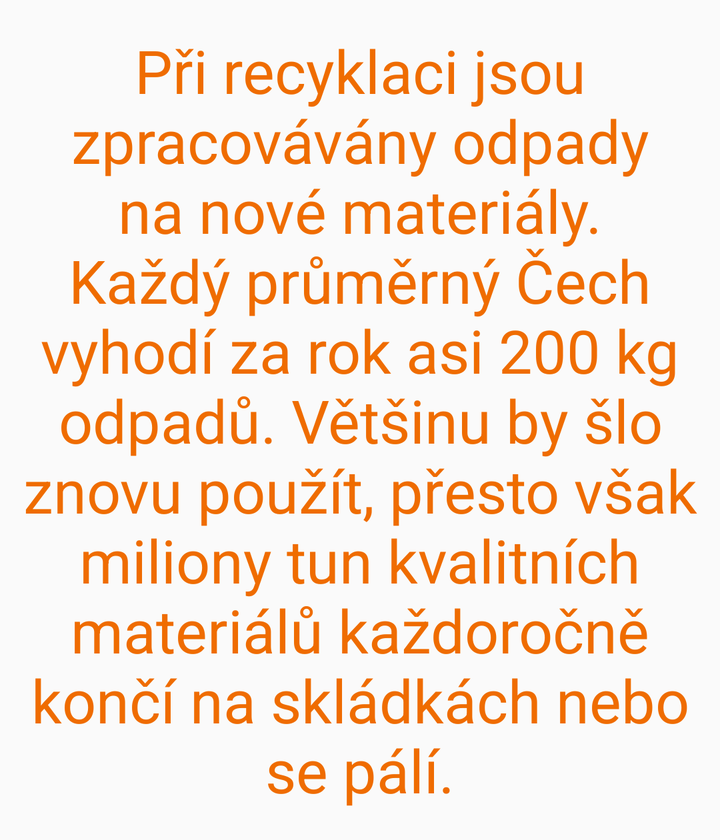
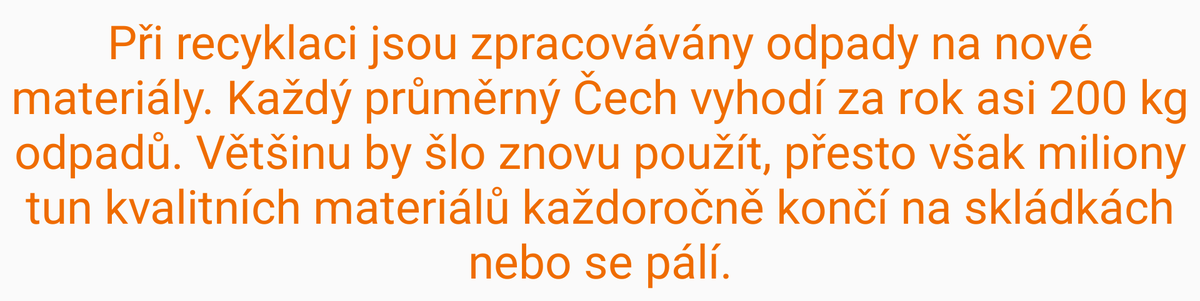

An Android layout and its configuration variant, each rendered on a device that would load it. The default file and the variant file are quoted in full after the pictures.
<!-- AndroidManifest.xml: application theme AppTheme -->
<!-- res/layout/podminka.xml -->
<LinearLayout xmlns:android="http://schemas.android.com/apk/res/android"
    android:layout_width="wrap_content"
    android:layout_height="wrap_content"
    android:layout_gravity="top"
    android:gravity="top|center"
    android:orientation="vertical" >

    <ScrollView
        android:layout_width="match_parent"
        android:layout_height="fill_parent"
        android:layout_alignParentBottom="true"
        android:layout_alignParentLeft="true"
        android:layout_alignParentRight="true"
        android:layout_alignParentTop="true"
        android:layout_alignWithParentIfMissing="true"
        android:layout_centerHorizontal="true"
        android:layout_marginBottom="5dp"
        android:layout_marginLeft="5dp"
        android:layout_marginRight="5dp"
        android:layout_marginTop="5dp"
        android:gravity="center"
        android:scaleType="fitCenter" >

        <LinearLayout
            android:layout_width="fill_parent"
            android:layout_height="match_parent"
            android:gravity="center"
            android:orientation="vertical"
            android:scaleType="fitCenter" >

    <TextView
        android:id="@+id/texttxt"
        android:layout_width="match_parent"
        android:layout_height="wrap_content"
        android:layout_gravity="center"
        android:layout_marginBottom="10dp"
        android:layout_marginLeft="5dp"
        android:layout_marginRight="5dp"
        android:layout_marginTop="10dp"
        android:gravity="center"
        android:text="Při recyklaci jsou zpracovávány odpady na nové materiály. Každý průměrný Čech vyhodí za rok asi 200 kg odpadů. Většinu by šlo znovu použít, přesto však miliony tun kvalitních materiálů každoročně končí na skládkách nebo se pálí."
        android:textAppearance="?android:attr/textAppearanceMedium"
        android:textColor="#EF6C00"
        android:textSize="30dp" />
</LinearLayout>
    </ScrollView>



</LinearLayout>
<!-- resources referenced by this layout -->
<resources>
  <!-- from res/values-v21/ -->
  <style name="AppTheme" parent="AppTheme.Base">
  <item name="android:colorPrimary">@color/primaryColor</item>
  
    </style>
  <style name="AppTheme.Base" parent="Theme.AppCompat.Light.DarkActionBar">
          <item name="colorPrimary">@color/primaryColor</item>
      </style>
  <color name="primaryColor">#1E88E5</color>
</resources>
<!-- res/layout-sw720dp-land/podminka.xml (the repository's variant of the layout above) -->
<!-- drawn on a large tablet held sideways -->
<LinearLayout xmlns:android="http://schemas.android.com/apk/res/android"
    android:layout_width="wrap_content"
    android:layout_height="wrap_content"
    android:layout_gravity="top"
    android:gravity="top|center"
    android:orientation="vertical" >



    <TextView
        android:id="@+id/texttxt"
        android:layout_width="match_parent"
        android:layout_height="wrap_content"
        android:layout_gravity="center"
        android:layout_marginBottom="10dp"
        android:layout_marginLeft="5dp"
        android:layout_marginRight="5dp"
        android:layout_marginTop="10dp"
        android:gravity="center"
        android:text="Při recyklaci jsou zpracovávány odpady na nové materiály. Každý průměrný Čech vyhodí za rok asi 200 kg odpadů. Většinu by šlo znovu použít, přesto však miliony tun kvalitních materiálů každoročně končí na skládkách nebo se pálí."
        android:textAppearance="?android:attr/textAppearanceMedium"
        android:textColor="#EF6C00"
        android:textSize="50dp" />



</LinearLayout>
